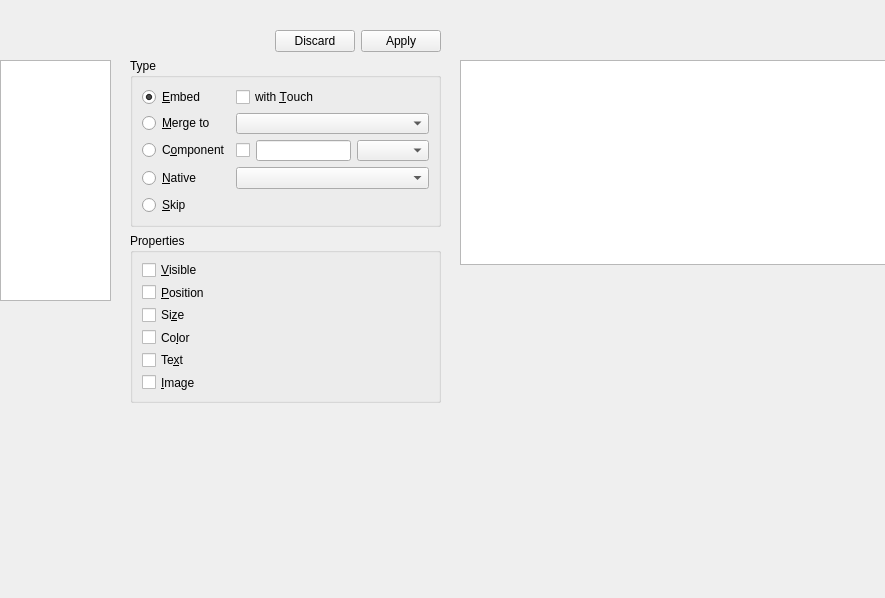
<?xml version="1.0" encoding="UTF-8"?>
<ui version="4.0">
 <class>PsdWidget</class>
 <widget class="QWidget" name="PsdWidget">
  <property name="geometry">
   <rect>
    <x>0</x>
    <y>0</y>
    <width>885</width>
    <height>598</height>
   </rect>
  </property>
  <widget class="QTreeView" name="treeView">
   <property name="geometry">
    <rect>
     <x>0</x>
     <y>60</y>
     <width>111</width>
     <height>241</height>
    </rect>
   </property>
   <property name="sizePolicy">
    <sizepolicy hsizetype="Preferred" vsizetype="Expanding">
     <horstretch>0</horstretch>
     <verstretch>0</verstretch>
    </sizepolicy>
   </property>
   <property name="selectionMode">
    <enum>QAbstractItemView::SelectionMode::ExtendedSelection</enum>
   </property>
  </widget>
  <widget class="QWidget" name="attributes" native="true">
   <property name="geometry">
    <rect>
     <x>130</x>
     <y>30</y>
     <width>311</width>
     <height>373</height>
    </rect>
   </property>
   <layout class="QVBoxLayout" name="verticalLayout">
    <item>
     <widget class="QDialogButtonBox" name="buttonBox">
      <property name="standardButtons">
       <set>QDialogButtonBox::StandardButton::Apply|QDialogButtonBox::StandardButton::Discard</set>
      </property>
     </widget>
    </item>
    <item>
     <widget class="QGroupBox" name="type">
      <property name="title">
       <string>Type</string>
      </property>
      <layout class="QGridLayout" name="typeGridLayout">
       <item row="0" column="0">
        <widget class="QRadioButton" name="typeEmbed">
         <property name="text">
          <string>&amp;Embed</string>
         </property>
         <property name="checked">
          <bool>true</bool>
         </property>
        </widget>
       </item>
       <item row="0" column="1">
        <widget class="QCheckBox" name="embedWithTouch">
         <property name="text">
          <string>with &amp;Touch</string>
         </property>
        </widget>
       </item>
       <item row="1" column="0">
        <widget class="QRadioButton" name="typeMerge">
         <property name="text">
          <string>&amp;Merge to </string>
         </property>
        </widget>
       </item>
       <item row="1" column="1">
        <widget class="QComboBox" name="merge"/>
       </item>
       <item row="2" column="0">
        <widget class="QRadioButton" name="typeComponent">
         <property name="text">
          <string>C&amp;omponent</string>
         </property>
        </widget>
       </item>
       <item row="2" column="1">
        <layout class="QHBoxLayout" name="horizontalLayout_2">
         <item>
          <widget class="QCheckBox" name="customEnabled">
           <property name="text">
            <string/>
           </property>
          </widget>
         </item>
         <item>
          <widget class="QLineEdit" name="custom"/>
         </item>
         <item>
          <widget class="QComboBox" name="customBase"/>
         </item>
        </layout>
       </item>
       <item row="3" column="0">
        <widget class="QRadioButton" name="typeNative">
         <property name="text">
          <string>&amp;Native</string>
         </property>
        </widget>
       </item>
       <item row="3" column="1">
        <widget class="QComboBox" name="nativeBase"/>
       </item>
       <item row="4" column="0">
        <widget class="QRadioButton" name="typeSkip">
         <property name="text">
          <string>&amp;Skip</string>
         </property>
        </widget>
       </item>
       <item row="4" column="1">
        <widget class="QWidget" name="widget" native="true"/>
       </item>
      </layout>
     </widget>
    </item>
    <item>
     <widget class="QGroupBox" name="properties">
      <property name="title">
       <string>Properties</string>
      </property>
      <layout class="QFormLayout" name="formLayout">
       <item row="0" column="0">
        <widget class="QCheckBox" name="visible">
         <property name="text">
          <string>&amp;Visible</string>
         </property>
        </widget>
       </item>
       <item row="0" column="1">
        <widget class="QLabel" name="visibleValue">
         <property name="text">
          <string/>
         </property>
        </widget>
       </item>
       <item row="1" column="0">
        <widget class="QCheckBox" name="position">
         <property name="text">
          <string>&amp;Position</string>
         </property>
        </widget>
       </item>
       <item row="1" column="1">
        <widget class="QLabel" name="positionValue">
         <property name="text">
          <string/>
         </property>
        </widget>
       </item>
       <item row="2" column="0">
        <widget class="QCheckBox" name="size">
         <property name="text">
          <string>Si&amp;ze</string>
         </property>
        </widget>
       </item>
       <item row="2" column="1">
        <widget class="QLabel" name="sizeValue">
         <property name="text">
          <string/>
         </property>
        </widget>
       </item>
       <item row="3" column="0">
        <widget class="QCheckBox" name="color">
         <property name="text">
          <string>Co&amp;lor</string>
         </property>
        </widget>
       </item>
       <item row="3" column="1">
        <widget class="QLabel" name="colorValue">
         <property name="text">
          <string/>
         </property>
        </widget>
       </item>
       <item row="4" column="0">
        <widget class="QCheckBox" name="text">
         <property name="text">
          <string>Te&amp;xt</string>
         </property>
        </widget>
       </item>
       <item row="4" column="1">
        <widget class="QLabel" name="textValue">
         <property name="text">
          <string/>
         </property>
        </widget>
       </item>
       <item row="5" column="0">
        <widget class="QCheckBox" name="image">
         <property name="text">
          <string>&amp;Image</string>
         </property>
        </widget>
       </item>
       <item row="5" column="1">
        <widget class="QLabel" name="imageValue">
         <property name="text">
          <string/>
         </property>
        </widget>
       </item>
      </layout>
     </widget>
    </item>
    <item>
     <spacer name="verticalSpacer">
      <property name="orientation">
       <enum>Qt::Orientation::Vertical</enum>
      </property>
      <property name="sizeHint" stdset="0">
       <size>
        <width>20</width>
        <height>18</height>
       </size>
      </property>
     </spacer>
    </item>
   </layout>
  </widget>
  <widget class="QPsdView" name="psdView">
   <property name="geometry">
    <rect>
     <x>460</x>
     <y>60</y>
     <width>568</width>
     <height>205</height>
    </rect>
   </property>
  </widget>
 </widget>
 <customwidgets>
  <customwidget>
   <class>QPsdView</class>
   <extends>QGraphicsView</extends>
   <header>qpsdview.h</header>
  </customwidget>
 </customwidgets>
 <resources/>
 <connections/>
</ui>
